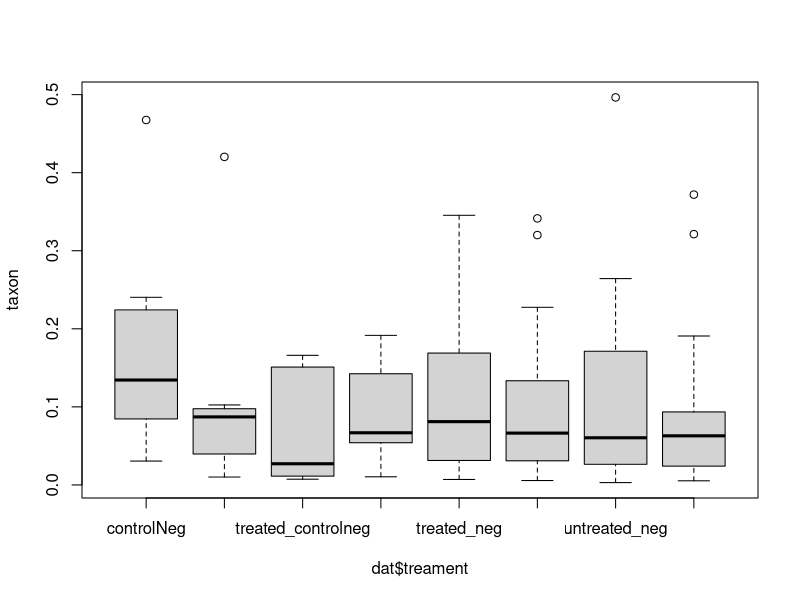
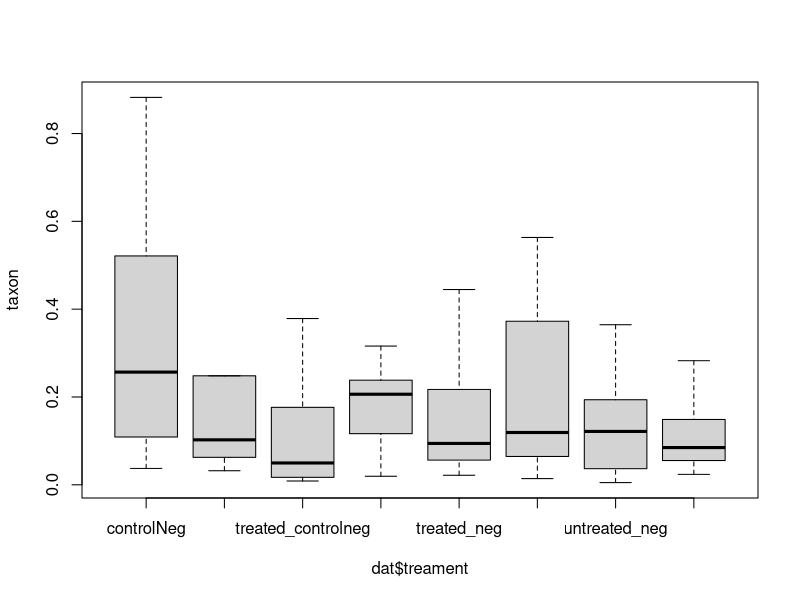
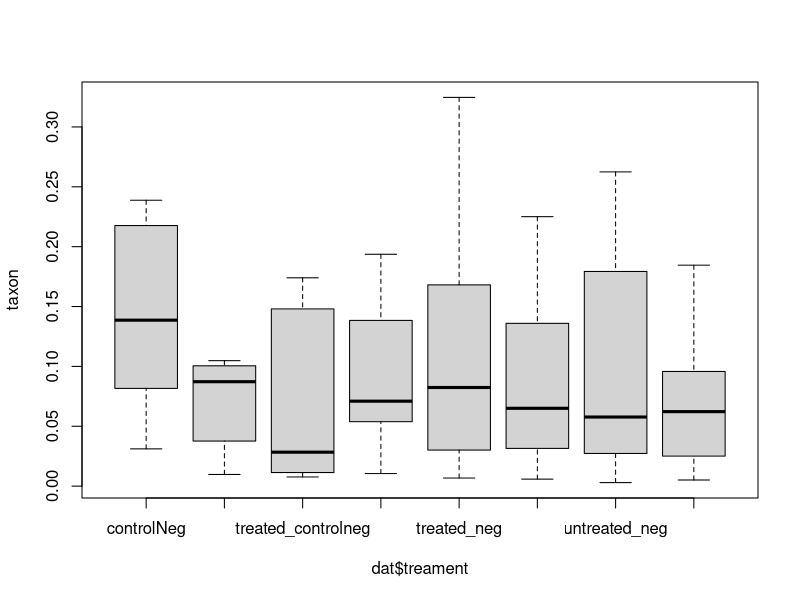
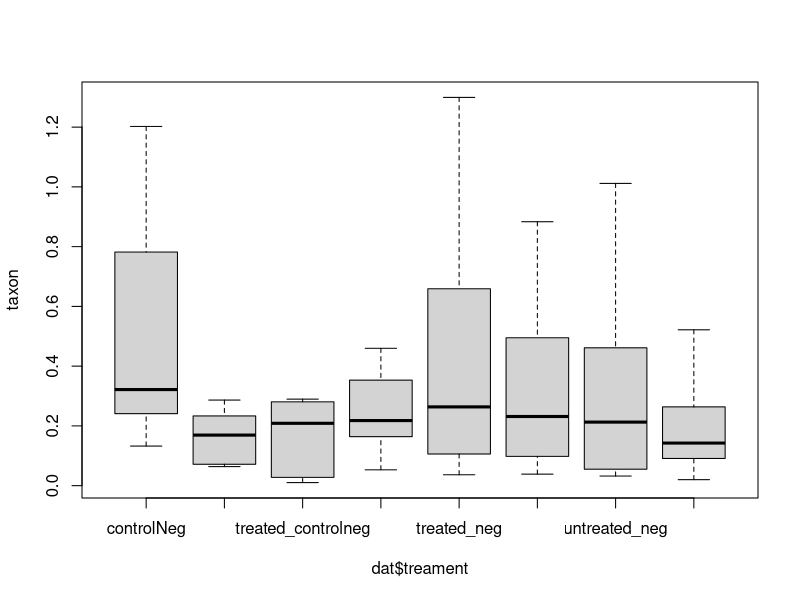

These charts were generated, in order, by the following R code:
rm(list=ls())
dat <- read.csv("./data/ml_p_table_16s_conservative.csv")
metadat <- read.csv("./data/trait_and_treatment_data.csv", stringsAsFactors = F)
metadat<- metadat[metadat$treatment_failed=="no",]
contam <- read.csv("./data/bacterial_contams.csv", stringsAsFactors = F)
dat <- dat[,-which(names(dat) %in% gsub("=","\\.", contam$x))]

dat <- merge(dat, metadat, by.x = "sample", by.y="plant")
which.max(colSums(dat[,3:642]))

taxon <- dat[, 454] / dat$ISD

boxplot(taxon ~ dat$treament)
#do for other taxa
sort(colSums(dat[,3:642])) #centroid.Otu79   centroid.Otu66   centroid.Otu60 

taxon <- dat[, which(names(dat) == "centroid.Otu79")] / dat$ISD

boxplot(taxon ~ dat$treament, outline = F)


taxon <- dat[, which(names(dat) == "centroid.Otu66")] / dat$ISD

boxplot(taxon ~ dat$treament, outline = F)

taxon <- dat[, which(names(dat) == "centroid.Otu60")] / dat$ISD

boxplot(taxon ~ dat$treament, outline = F)
